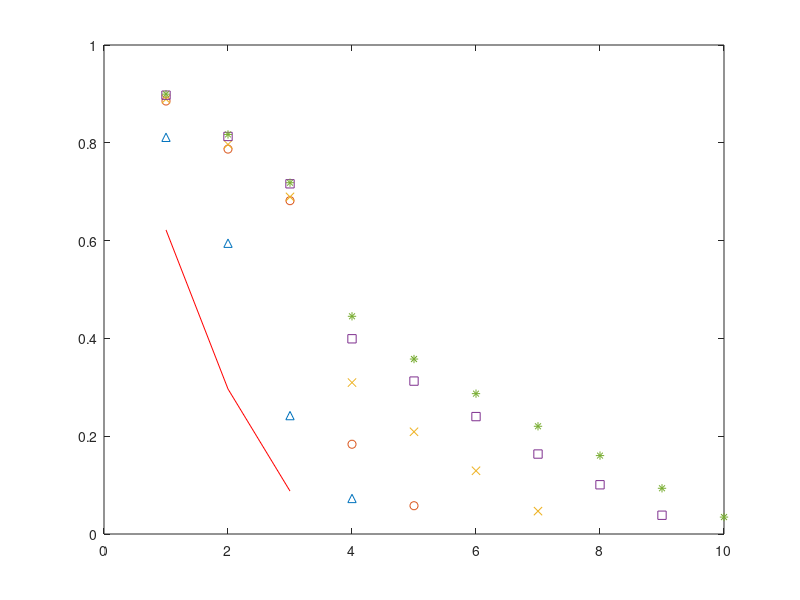

Recreate this plot in MATLAB. (Note: this script raises an error after producing the figure.)
clear all
close all
clc;
z=1;
C =['r^','o','x','s','*'];
d=3;%no.of correlated components
r=100;%no.of runs
M=100;%sample sizes
n=10;%dimension
m=10;%m=n
T=[0.9 0.8 0.7 zeros(1,min([m,n])-d)];
R=[3 4 5 7 9 10];
E=[1 zeros(1,8) 0.9;0 1 zeros(1,6) 0.8 0;0 0 1 zeros(1,4) 0.7 zeros(1,2) ;zeros(1,3) 2 zeros(1,5) 0;zeros(1,4) 2 zeros(1,4) 0;zeros(1,5) 2 zeros(1,4);zeros(1,6) 2 zeros(1,3);0 0 0.7 zeros(1,4) 1 0 0;0 0.8 zeros(1,6) 1 0;0.9 zeros(1,8) 1];
   
   for b=1:length(R)
      for l=1:r;%loop of 1000 for averaging singualar values
  mu=zeros(1,length(E));
  S=complex(mvnrnd(mu,E,M),mvnrnd(mu,E,M)); %mixing signal
  S=S.';
  a1 =complex(zeros(n,length(E)*0.5)+randn(n,length(E)*0.5)*0.3,(zeros(n,length(E)*0.5)+(randn(n,length(E)*0.5)*0.3)));
  n1 = complex(zeros(n,M)+randn(n,M)*0.1,(zeros(n,M)+randn(n,M)*0.1)); %noise
  s1=zeros(length(E)/2,M);
    for i=1 : length(E)/2%disp('the first source ');
    s1(i,:) = S(i,:);
    end
    
  %Model
  x=(a1*s1)+n1;
  
  [U,W,V]=svd(x,'econ');
  rank = R(b);
  xrx=(U(:,1:rank)')*x;
  disp(xrx);
  
  a2 =complex(randn(n,length(E)/2)*0.25,(randn(n,length(E)/2)*0.25));
  n2 = complex(zeros(n,M)+randn(n,M)*0.2,(zeros(n,M)+randn(n,M)*0.2));
  %disp(n2);
  s2=zeros(length(E)/2,M);
    for j=((length(E))/2)+1:length(E) 
    k=j-length(E)/2;
    s2(k,:) = S(j,:);
    end
    
 y=(a2*s2)+n2;
 
 [U,W,V]=svd(y,'econ');
 
 yry=U(:,1:rank)'*y;
 rxx=(1/M)*((xrx)*(xrx'));
 ryy=(1/M)*((yry)*(yry'));
 rxy=(1/M)*((xrx)*(yry'));
 A=(sqrtm(inv(rxx)))*(rxy)*(sqrtm(inv(ryy)));
 disp(A);
[F,K,G]=svd(A);

for t=1:rank
   ss(l,t)= K(t,t);
end


      end
      sm=zeros(1,rank);
      
sm=mean(ss);
PF=0.001;
s=0;
k=1;
pr=1;
L=1;
for s=0:rank-1
    ts=chi2inv(1-PF,2*(rank-s)*(rank-s)); %chisquare distribute-Detector
  for i=s+1:rank
    pr=pr*(1-sm(1,i)^2);  
  end 
  for j=1:s+1
     L= L*K(i,i)^2;
  end
  
  
ct=-(2*M-(2*(rank)+1)+L)*log(pr); %ITC-Detector
h(b,l)=ct;
pr=1;
L=1;
disp('ct values')
disp(ct);
if ct<ts
    disp('the number of correlated components');
    ds=s;
    disp(ds);
    break  
elseif s==rank-1
    ds=s;
end
    
end
      j=1:rank;
      
      
 plot(j,sm,C(z));
hold on
z=z+1;
   end
   hisogram(h);
   legend('show')
   xlabel('index-i');
   ylabel('sample-Ki');
i=1:length(T);
plot(i,T,'k*');
hold off





